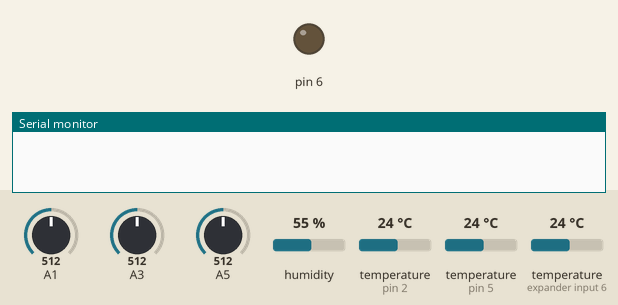
Recording of a sketch running on a simulated Arduino Uno, built for the host (arithmetic inside an expression is 32-bit, double 64-bit). On the bench: output pins drawn as LEDs (lit = HIGH), the last lines printed to the serial monitor. The test bench sets the inputs (shaded band); at power-on: A1 = 512, A3 = 512, A5 = 512, humidity 55 %, temperature (sensors on pin 2, pin 5, expander input 6) 24 °C. WiFi joins after 1.5 s; servers stay silent unless stated.

Above: at 2.6 s.
At 4.9 s:
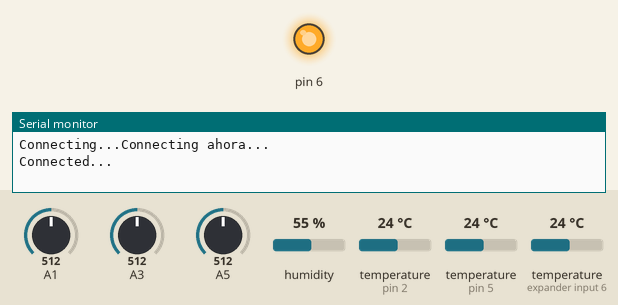
Timing chart, 0 to 6.4 s (numbered marks = the images above):
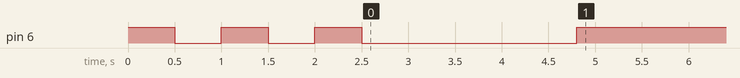

The sketch:

funciona_blynkLocal_Julio.ino
```cpp
// Julio el jardinero

#include <BlynkSimpleMKR1000.h>
#include <SimpleTimer.h>

//DS18B20 Temp suelo//
#include <OneWire.h>
#include <DallasTemperature.h>
#define ONE_WIRE_BUS 2
OneWire oneWire(ONE_WIRE_BUS);
DallasTemperature sensors(&oneWire);
DeviceAddress sensor1 = { 0x28, 0xFF, 0xCD, 0x22, 0x50, 0x17, 0x4, 0x69 };
DeviceAddress sensor2 = { 0x28, 0xFF, 0xE7, 0xB5, 0x50, 0x17, 0x4, 0x4B };
//////////////////////

//definicion funcion reset
void(* resetFunc) (void) = 0;

///////////////////////////////////////Sensor temp hum aire DHT22//////////////
#include <DHT.h>
#define DHTPIN 5 //pin gpio 12 in sensor
#define DHTTYPE DHT22
DHT dht(DHTPIN, DHTTYPE);

///////////////////////////////////////////////////////////////////////////////

char auth[] = "53a713fa56294ff8a0f2a8a4168f0b21";
char ssid[] = "HugoyMarieT_ext";
char pass[] = "nomejodas";

SimpleTimer timer;

// Definicion de variables
//HMI INPUTS
int manual_on = 0;
BLYNK_WRITE(V0) {
  int auxV0 = param.asInt();
  manual_on = auxV0;
}
int manual_selector = 0;
BLYNK_WRITE(V1) {
  int auxV1 = param.asInt();
  manual_selector = auxV1;
}
int solo_sombra = 0;
BLYNK_WRITE(V2) {
  int auxV2 = param.asInt();
  solo_sombra = auxV2;
}
double cons_lum = 0;
BLYNK_WRITE(V3) {
  int auxV3 = param.asDouble();
  cons_lum = auxV3;
}
double cons_hum_1 = 0;
BLYNK_WRITE(V4) {
  int auxV4 = param.asDouble();
  cons_hum_1 = auxV4;
}
double cons_hum_2 = 0;
BLYNK_WRITE(V5) {
  int auxV5 = param.asDouble();
  cons_hum_2 = auxV5;
}
double cons_hum_3 = 0;
BLYNK_WRITE(V6) {
  int auxV6 = param.asDouble();
  cons_hum_3 = auxV6;
}
//INPUTS
int luminosidad;
float temp_aire = 30;
float hum_aire = 50;
float temp_tierra_1 = 25;
float temp_tierra_2 = 25;
float hum_tierra_1 = 33;
float hum_tierra_2 = 44;
float hum_tierra_3 = 55;
//Internal
bool bomba_auto = 0;
bool hum_insuf = 0;
bool hum_insuf_1 = 0;
bool hum_insuf_2 = 0;
bool hum_insuf_3 = 0;
bool lum_exces = 0;
bool lum_ok = 0;
int descon = 0;
//OUTPUTS
bool bomba = 0;

// Definicion de funciones

void sendUptime()
{
  //Lectura entradas

  //DHT22 Temp hum aire
  hum_aire = dht.readHumidity();
  temp_aire = dht.readTemperature();
  temp_aire = ((int) (temp_aire * 10) / 10.0);
  hum_aire = ((int) (hum_aire * 10) / 10.0);

  //Higrometros
  hum_tierra_1 = 1073 - analogRead(A1);
  hum_tierra_2 = 1073 - analogRead(A3);
  hum_tierra_3 = 1073 - analogRead(A5);

  //DS18B20 Temp suelo
  sensors.requestTemperatures();
  temp_tierra_1 = sensors.getTempC(sensor1);
  temp_tierra_2 = sensors.getTempC(sensor2);
}

//////SETUP//////////

void setup()
{
  pinMode(6, OUTPUT);

  digitalWrite(6, HIGH);
  delay(500);
  digitalWrite(6, LOW);
  delay(500);
  digitalWrite(6, HIGH);
  delay(500);
  digitalWrite(6, LOW);
  delay(500);
  digitalWrite(6, HIGH);
  delay(500);
  digitalWrite(6, LOW);
  delay(500);

  Serial.print("Connecting...");
  digitalWrite(6, LOW);
  Serial.println("Connecting ahora...");
  Blynk.begin(auth, ssid, pass, "rpihugo.ddns.net", 8080);
  //  while (Blynk.connect() == false) {}
  digitalWrite(6, HIGH);
  Serial.println("Connected...");
  //DHT22
  dht.begin();
  //DS18B20
  sensors.begin();
  //TIMER
  timer.setInterval(1000, sendUptime);//1000=1s

}


///////LOOP///////////

void loop()
{
  Blynk.run();
  timer.run();

  //chequeo conexion, reseteo
  if (!Blynk.connected())
  {
    if (descon > 10) {

      //reset
      resetFunc();
    }

    Blynk.connect();
  descon++;
}
else
{
  descon = 0;
}


//evaluacion humedad
hum_insuf_1 = (hum_tierra_1 < cons_hum_1);
hum_insuf_2 = (hum_tierra_2 < cons_hum_2);
hum_insuf_3 = (hum_tierra_3 < cons_hum_3);

//evaluacion luminosidad
lum_exces = luminosidad > cons_lum;


//decision hum
hum_insuf = hum_insuf_1 || hum_insuf_2 || hum_insuf_3;

//decision lum
lum_ok = !solo_sombra || !lum_exces;

//decision auto
bomba_auto = hum_insuf && lum_ok;

//comando final bomba
if (manual_selector == 1)
{
  bomba = (manual_on == 1);
}
else
{
  bomba = bomba_auto;
}

//Escritura salidas
digitalWrite(8, bomba == 1);

//Salidas virtuales Blynk
Blynk.virtualWrite(1, manual_selector); // virtual pin


Blynk.virtualWrite(7, temp_tierra_1); // virtual pin
Blynk.virtualWrite(17, temp_tierra_2); // virtual pin
Blynk.virtualWrite(8, temp_aire); // virtual pin
Blynk.virtualWrite(9, hum_aire); // virtual pin

Blynk.virtualWrite(10, bomba); // virtual pin

Blynk.virtualWrite(11, hum_tierra_1); // virtual pin
Blynk.virtualWrite(12, hum_tierra_2); // virtual pin
Blynk.virtualWrite(13, hum_tierra_3); // virtual pin

Blynk.virtualWrite(15, luminosidad); // virtual pin

}
```
